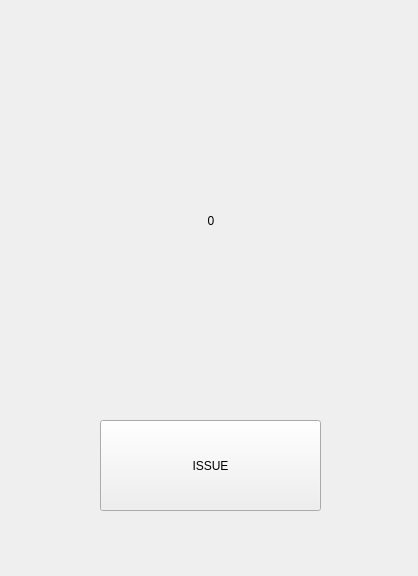
<?xml version="1.0" encoding="UTF-8"?>
<ui version="4.0">
 <class>Widget</class>
 <widget class="QWidget" name="Widget">
  <property name="geometry">
   <rect>
    <x>0</x>
    <y>0</y>
    <width>418</width>
    <height>576</height>
   </rect>
  </property>
  <property name="windowTitle">
   <string>Widget</string>
  </property>
  <widget class="QPushButton" name="btnCount">
   <property name="geometry">
    <rect>
     <x>100</x>
     <y>420</y>
     <width>221</width>
     <height>91</height>
    </rect>
   </property>
   <property name="styleSheet">
    <string notr="true">font: 35pt &quot;DejaVu Sans&quot;;</string>
   </property>
   <property name="text">
    <string>ISSUE</string>
   </property>
  </widget>
  <widget class="QLabel" name="lblCount">
   <property name="geometry">
    <rect>
     <x>180</x>
     <y>160</y>
     <width>62</width>
     <height>121</height>
    </rect>
   </property>
   <property name="styleSheet">
    <string notr="true">font: 72pt &quot;DejaVu Sans&quot;;</string>
   </property>
   <property name="text">
    <string>0</string>
   </property>
   <property name="alignment">
    <set>Qt::AlignCenter</set>
   </property>
  </widget>
 </widget>
 <resources/>
 <connections/>
</ui>
